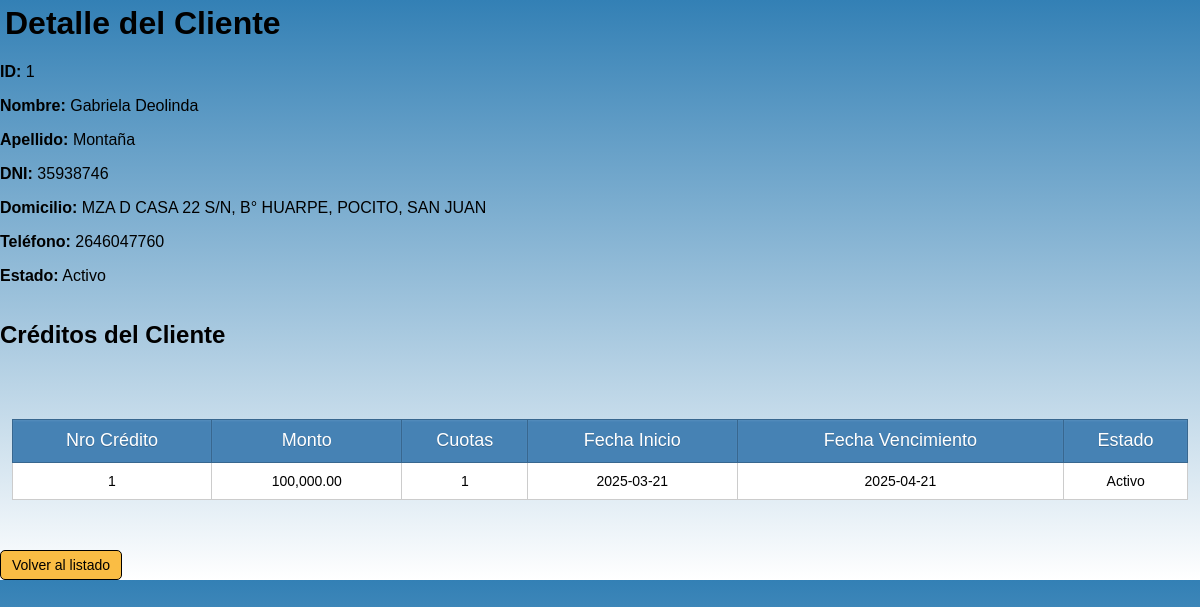
Page /src/modules/clientes/detalle_cliente.php?id_cliente=1 on the earlier database version.
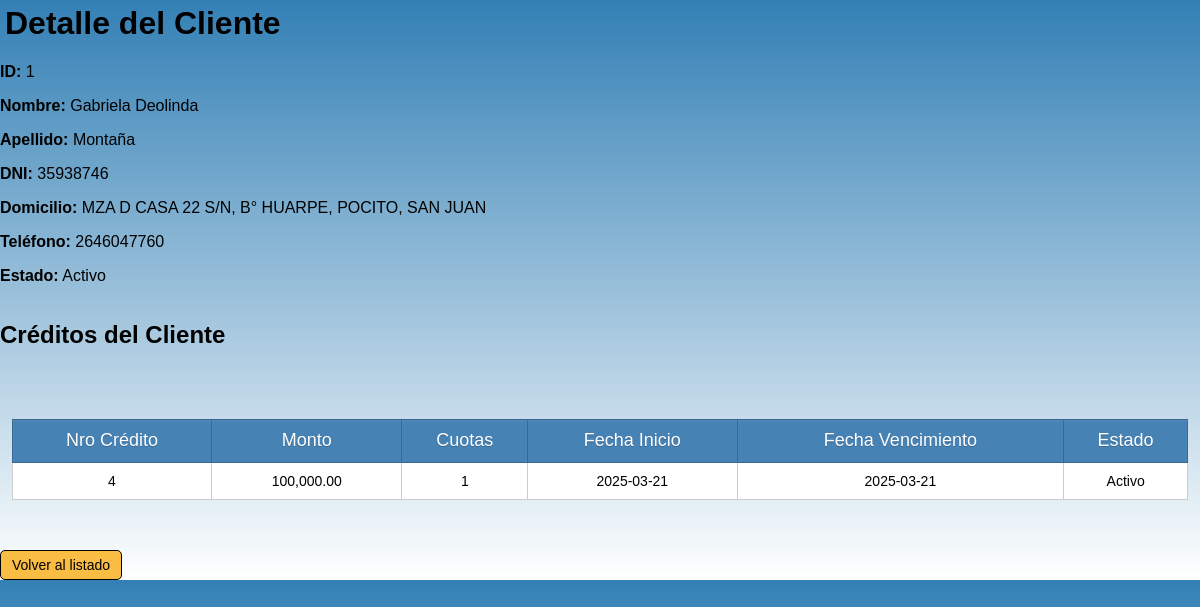
Same page on the later database version.
### tables this page shows
CREATE TABLE `clientes` (
  `id_cliente` int(10) UNSIGNED NOT NULL,
  `nombre` text NOT NULL,
  `apellido` text NOT NULL,
  `dni` varchar(20) NOT NULL,
  `domicilio` varchar(100) NOT NULL,
  `telefono` varchar(20) NOT NULL,
  `estado` enum('Activo','Deudor','Inactivo') NOT NULL
);

CREATE TABLE `creditos` (
  `id` int(10) UNSIGNED NOT NULL,
  `cliente_id` int(10) UNSIGNED NOT NULL,
  `monto` decimal(10,2) NOT NULL,
  `cuotas` int(10) NOT NULL,
  `fecha_inicio` date NOT NULL,
  `fecha_vencimiento` date NOT NULL,
  `estado` enum('Activo','Vencido','Pagado') NOT NULL,
  `frecuencia` enum('mensual','quincenal','semanal') NOT NULL
);

### src/modules/clientes/detalle_cliente.php (the view, shortened to what this page needs)
<?php
require_once '../../config/database.php';
$cliente_id = intval($_GET['id_cliente']);
$query_cliente = "SELECT id_cliente, nombre, apellido, dni, domicilio, telefono, estado
                  FROM clientes
                  WHERE id_cliente = ?";
$stmt_cliente = $conn->prepare($query_cliente);
$stmt_cliente->bind_param("i", $cliente_id);
if (!$stmt_cliente->execute()) {
    error_log("Error al ejecutar consulta del cliente: " . $stmt_cliente->error);
    die("Error al cargar los datos del cliente.");
}
$result_cliente = $stmt_cliente->get_result();
$cliente = $result_cliente->fetch_assoc();
$creditos_result = null;
$query_creditos = "SELECT id, monto, cuotas, fecha_inicio, fecha_vencimiento, estado
                   FROM creditos
                   WHERE cliente_id = ?";
$stmt_creditos = $conn->prepare($query_creditos);
if (!$stmt_creditos) {
    error_log("Error al preparar consulta de créditos: " . $conn->error);
} else {
    $stmt_creditos->bind_param("i", $cliente_id);
    if (!$stmt_creditos->execute()) {
        error_log("Error al ejecutar consulta de créditos: " . $stmt_creditos->error);
    } else {
        $creditos_result = $stmt_creditos->get_result();
    }
}
?>
<!DOCTYPE html>
<html lang="es">
<head>
    <link rel="stylesheet" href="../../../style/style.css">
</head>
<body>
    <h1>Detalle del Cliente</h1>
    <div class="detalle-cliente">
        <p><strong>ID:</strong> <?= htmlspecialchars($cliente['id_cliente']) ?></p>
        <p><strong>Nombre:</strong> <?= htmlspecialchars($cliente['nombre']) ?></p>
        <p><strong>Apellido:</strong> <?= htmlspecialchars($cliente['apellido']) ?></p>
        <p><strong>DNI:</strong> <?= htmlspecialchars($cliente['dni']) ?></p>
        <p><strong>Domicilio:</strong> <?= htmlspecialchars($cliente['domicilio']) ?></p>
        <p><strong>Teléfono:</strong> <?= htmlspecialchars($cliente['telefono']) ?></p>
        <p><strong>Estado:</strong> <?= htmlspecialchars($cliente['estado']) ?></p>
    </div>
    <h2>Créditos del Cliente</h2>
    <?php if ($creditos_result && $creditos_result->num_rows > 0): ?>
        <table class="tabla-creditos">
            <thead>
                <tr>
                    <th>Nro Crédito</th>
                    <th>Monto</th>
                    <th>Cuotas</th>
                    <th>Fecha Inicio</th>
                    <th>Fecha Vencimiento</th>
                    <th>Estado</th>
                </tr>
            </thead>
            <tbody>
                <?php while ($credito = $creditos_result->fetch_assoc()): ?>
                    <tr>
                        <td><?= $credito['id'] ?></td>
                        <td><?= number_format($credito['monto'], 2) ?></td>
                        <td><?= $credito['cuotas'] ?></td>
                        <td><?= $credito['fecha_inicio'] ?></td>
                        <td><?= $credito['fecha_vencimiento'] ?></td>
                        <td class="estado-<?= strtolower($credito['estado']) ?>">
                            <?= $credito['estado'] ?>
                        </td>
                    </tr>
                <?php endwhile; ?>
            </tbody>
        </table>
    <?php else: ?>
        <p class="sin-creditos">El cliente no tiene créditos registrados.</p>
    <?php endif; ?>
    <a href="index_clientes.php" class="btn-volver">Volver al listado</a>
</body>
</html>

### style/style.css (style rules this page uses)
body { background: linear-gradient(to bottom, #3380B5, white); font-family: sans-serif; margin: 0; padding: 0; height: 100%; width: 100%; display: flex; flex-direction: column; }
table { text-align: center; width: 98%; border-collapse: collapse; border: 1px solid black; margin: 50px auto; background: white; }
th { background: steelblue; height: 40px; font-weight: lighter; text-shadow: 0 1px 0 #38678f; color: white; border: 1px solid #38678f; box-shadow: inset 0px 1px 2px #568ebd; transition: all 0.2s; font-size: 18px; }
tr { border-bottom: 1px solid #cccccc; width: 100%; }
td { border: 1px solid #cccccc; padding: 10px; transition: all 0.2s; font-size: 14px; }
a, input[type="submit"], button { font-size: 14px; text-align: center; width: 100px; display: inline-block; background-color: #FABD44; padding: 6px 10px; border-radius: 5px; text-decoration: none; color: black; border: 1px solid black; cursor: pointer; }
h1 { font-family: sans-serif; margin: 5px; }

Differences in the rows shown:
removed creditos: id "1", monto "100,000.00", cuotas "1", fecha_inicio "2025-03-21", fecha_vencimiento "2025-04-21", estado "Activo"
added creditos: id "4", monto "100,000.00", cuotas "1", fecha_inicio "2025-03-21", fecha_vencimiento "2025-03-21", estado "Activo"
